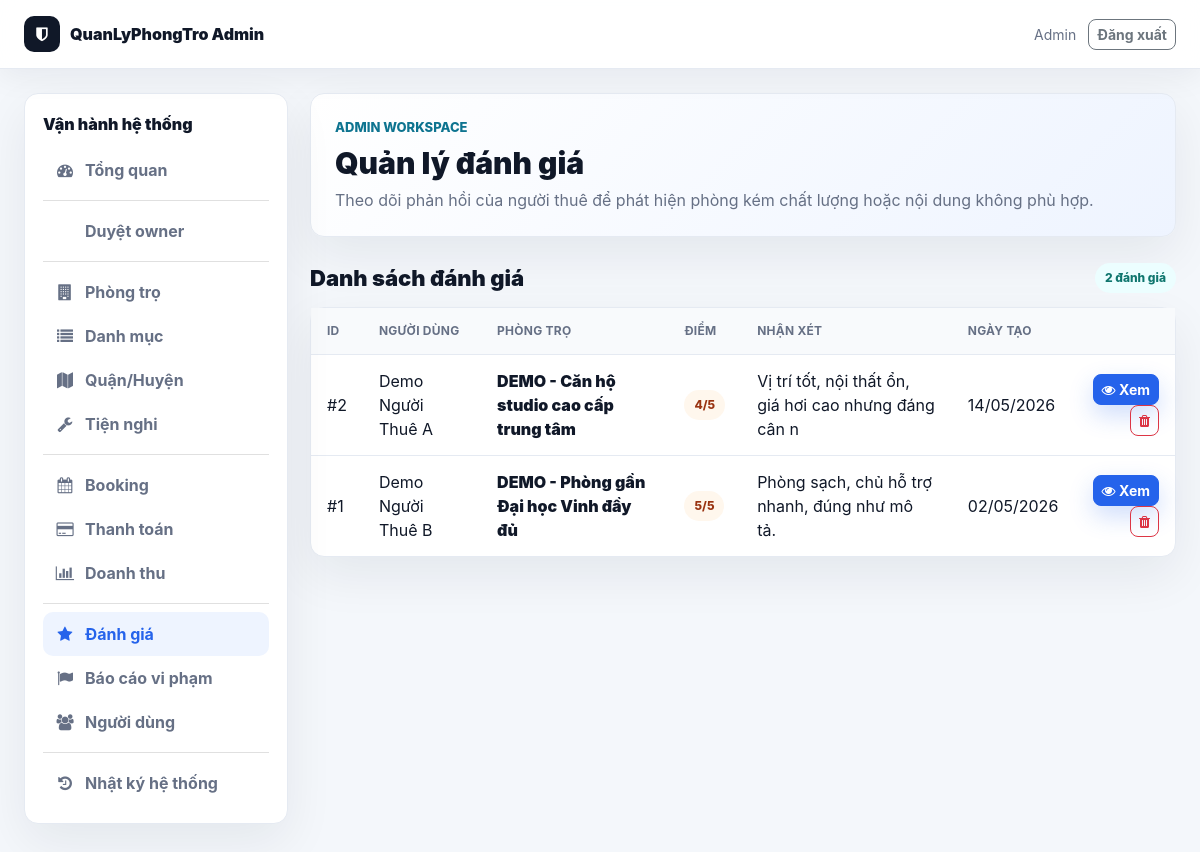
Screenshot of /public/admin/reviews.php (signed in) with the database file from the repository.
### tables this page shows
CREATE TABLE `reviews` (
  `id` int(11) NOT NULL,
  `user_id` int(11) DEFAULT NULL,
  `motel_id` int(11) DEFAULT NULL,
  `rating` int(11) DEFAULT NULL,
  `comment` text DEFAULT NULL,
  `status` varchar(20) NOT NULL DEFAULT 'visible',
  `created_at` timestamp NOT NULL DEFAULT current_timestamp()
);

CREATE TABLE `users` (
  `id` int(11) NOT NULL,
  `name` varchar(100) DEFAULT NULL,
  `email` varchar(150) DEFAULT NULL,
  `password` varchar(255) DEFAULT NULL,
  `reset_token` varchar(64) DEFAULT NULL,
  `reset_expires` datetime DEFAULT NULL,
  `force_password_change` tinyint(1) NOT NULL DEFAULT 0,
  `phone` varchar(20) DEFAULT NULL,
  `avatar` varchar(255) DEFAULT NULL,
  `role` enum('user','owner','admin') DEFAULT 'user',
  `created_at` timestamp NOT NULL DEFAULT current_timestamp(),
  `status` varchar(20) DEFAULT 'pending',
  `owner_verification_status` enum('not_required','pending_verification','submitted','approved','rejected') NOT NULL DEFAULT 'not_required',
  `approved_by` int(11) DEFAULT NULL,
  `approved_at` datetime DEFAULT NULL,
  `rejection_reason` text DEFAULT NULL,
  `address` text DEFAULT NULL,
  `idcard_number` varchar(50) DEFAULT NULL,
  `trust_score` int(11) NOT NULL DEFAULT 0,
  `admin_note` text DEFAULT NULL,
  `verified_at` datetime DEFAULT NULL,
  `verification_submitted_at` datetime DEFAULT NULL,
  `verification_reviewed_by` int(11) DEFAULT NULL,
  `verification_reviewed_at` datetime DEFAULT NULL,
  `verification_rejection_reason` text DEFAULT NULL,
  `id_card_front` varchar(255) DEFAULT NULL,
  `id_card_back` varchar(255) DEFAULT NULL,
  `selfie_image` varchar(255) DEFAULT NULL,
  `bank_name` varchar(100) DEFAULT NULL,
  `bank_account_no` varchar(50) DEFAULT NULL,
  `bank_account_name` varchar(100) DEFAULT NULL,
  `bank_verified_at` datetime DEFAULT NULL,
  `notify_email` tinyint(1) DEFAULT 1,
  `notify_booking` tinyint(1) DEFAULT 1,
  `show_phone` tinyint(1) DEFAULT 1,
  `dark_mode` tinyint(1) DEFAULT 0
);

CREATE TABLE `motels` (
  `id` int(11) NOT NULL,
  `title` varchar(255) NOT NULL,
  `description` text DEFAULT NULL,
  `price` int(11) NOT NULL,
  `deposit_amount` int(11) NOT NULL DEFAULT 0,
  `area` int(11) DEFAULT NULL,
  `address` varchar(255) DEFAULT NULL,
  `province_code` varchar(20) DEFAULT NULL,
  `province_name` varchar(120) DEFAULT NULL,
  `district_code` varchar(20) DEFAULT NULL,
  `district_name` varchar(120) DEFAULT NULL,
  `ward_code` varchar(20) DEFAULT NULL,
  `ward_name` varchar(120) DEFAULT NULL,
  `street_address` varchar(255) DEFAULT NULL,
  `address_api_source` varchar(80) DEFAULT NULL,
  `lat` decimal(10,8) DEFAULT NULL,
  `lng` decimal(11,8) DEFAULT NULL,
  `phone` varchar(20) DEFAULT NULL,
  `user_id` int(11) NOT NULL,
  `category_id` int(11) DEFAULT NULL,
  `district_id` int(11) DEFAULT NULL,
  `status` enum('pending','approved','hidden','rejected') DEFAULT 'pending',
  `room_status` enum('available','reserved','rented','unavailable') NOT NULL DEFAULT 'available',
  `rejection_reason` text DEFAULT NULL,
  `rejected_by` int(11) DEFAULT NULL,
  `rejected_at` datetime DEFAULT NULL,
  `count_view` int(11) DEFAULT 0,
  `created_at` timestamp NOT NULL DEFAULT current_timestamp(),
  `updated_at` timestamp NULL DEFAULT NULL,
  `bedrooms` int(11) DEFAULT 0,
  `bathrooms` int(11) DEFAULT 0,
  `max_people` int(11) DEFAULT NULL,
  `utilities` text DEFAULT NULL,
  `furniture` text DEFAULT NULL,
  `verification_status` varchar(30) NOT NULL DEFAULT 'unverified',
  `health_score` int(11) NOT NULL DEFAULT 0,
  `is_featured` tinyint(1) NOT NULL DEFAULT 0,
  `available_from` date DEFAULT NULL,
  `service_fee` int(11) NOT NULL DEFAULT 0,
  `electricity_unit_price` int(11) NOT NULL DEFAULT 0,
  `water_fee_per_person` int(11) NOT NULL DEFAULT 0,
  `internet_fee` int(11) NOT NULL DEFAULT 0,
  `parking_fee` int(11) NOT NULL DEFAULT 0,
  `other_fee` int(11) NOT NULL DEFAULT 0,
  `service_note` varchar(255) DEFAULT NULL,
  `deposit_months` decimal(3,1) NOT NULL DEFAULT 1.0
);

### public/admin_init.php (called while the page is built, shortened)
<?php
require_once __DIR__ . '/../config/database.php';
require_once __DIR__ . '/../core/Database.php';
require_once __DIR__ . '/../core/Payment.php';
require_once __DIR__ . '/../core/Review.php';
require_once __DIR__ . '/../app/controller/ReviewController.php';
require_once __DIR__ . '/../app/controller/ActivityLogController.php';
$db = new Database($conn);
?>

### app/controller/ReviewController.php (called while the page is built, shortened)
<?php
class ReviewController {
    private $review;
    public function __construct($db, $activityLog = null) {
        $this->review = new Review($db);
    }
    public function listReviews() {
        $page = isset($_GET['page']) ? (int)$_GET['page'] : 1;
        $reviews = $this->review->getAll($page, ITEMS_PER_PAGE);
        $total = $this->review->getTotal();
        $total_pages = ceil($total / ITEMS_PER_PAGE);
        return [
            'reviews' => $reviews,
            'total' => $total,
            'page' => $page,
            'total_pages' => $total_pages
        ];
    }
}
?>

### core/Review.php (called while the page is built, shortened)
<?php
class Review {
    private $db;
    public function __construct($database) {
        $this->db = $database;
    }
    public function getAll($page = 1, $limit = ITEMS_PER_PAGE) {
        $offset = ($page - 1) * $limit;
        $sql = "SELECT r.*, u.name as user_name, u.email, m.title as motel_title
                FROM reviews r
                LEFT JOIN users u ON r.user_id = u.id
                LEFT JOIN motels m ON r.motel_id = m.id
                ORDER BY r.created_at DESC LIMIT $offset, $limit";
        return $this->db->getRows($sql);
    }
    public function getTotal() {
        return $this->db->count('reviews');
    }
}
?>

### core/Database.php (called while the page is built, shortened)
<?php
class Database {
    private $conn;
    public function __construct($connection) {
        $this->conn = $connection;
    }
    public function getRows($sql) {
        $result = $this->conn->query($sql);
        if ($result && $result->num_rows > 0) {
            $rows = [];
            while ($row = $result->fetch_assoc()) {
                $rows[] = $row;
            }
            return $rows;
        }
        return [];
    }
    public function count($table, $where = '') {
        $sql = "SELECT COUNT(*) as count FROM $table";
        $result = $this->conn->query($sql);
        if ($result) {
            $row = $result->fetch_assoc();
            return $row['count'];
        }
        return 0;
    }
}
?>

### public/admin/reviews.php (the view, shortened to what this page needs)
<?php
require_once __DIR__ . '/../admin_init.php';
require_once __DIR__ . '/layout.php';
$activityLog = new ActivityLog($db);
$controller = new ReviewController($db, $activityLog);
$data = $controller->listReviews();
?>
<div class="wb-section-head">
    <h2>Danh sách đánh giá</h2>
    <span class="wb-pill"><?php echo (int)($data['total'] ?? 0); ?> đánh giá</span>
</div>
<div class="wb-table-card">
    <?php if (!empty($data['reviews'])): ?>
        <table class="wb-table">
            <thead>
                <tr>
                    <th>ID</th>
                    <th>Người dùng</th>
                    <th>Phòng trọ</th>
                    <th>Điểm</th>
                    <th>Nhận xét</th>
                    <th>Ngày tạo</th>
                    <th></th>
                </tr>
            </thead>
            <tbody>
                <?php foreach ($data['reviews'] as $review): ?>
                    <tr>
                        <td>#<?php echo (int)$review['id']; ?></td>
                        <td><?php echo admin_e($review['user_name'] ?? 'N/A'); ?></td>
                        <td class="wb-title"><?php echo admin_e(substr((string)($review['motel_title'] ?? 'N/A'), 0, 50)); ?></td>
                        <td><span class="wb-pill warning"><?php echo (int)($review['rating'] ?? 0); ?>/5</span></td>
                        <td><?php echo admin_e(substr((string)($review['comment'] ?? 'N/A'), 0, 70)); ?></td>
                        <td><?php echo !empty($review['created_at']) ? date('d/m/Y', strtotime((string)$review['created_at'])) : ''; ?></td>
                        <td class="text-end">
                            <a href="<?php echo ADMIN_URL . 'review_detail.php?id=' . (int)$review['id']; ?>" class="btn btn-sm btn-primary"><i class="fa fa-eye"></i> Xem</a>
                            <form method="POST" class="d-inline" onsubmit="return confirm('Xóa đánh giá này?');">
                                <button type="submit" class="btn btn-sm btn-outline-danger"><i class="fa fa-trash"></i></button>
                            </form>
                        </td>
                    </tr>
                <?php endforeach; ?>
            </tbody>
        </table>
    <?php else: ?>
        <div class="wb-empty">Chưa có đánh giá nào.</div>
    <?php endif; ?>
</div>

### public/assets/css/modern.css (style rules this page uses)
:root { --app-bg: #f4f7fb; --app-surface: #ffffff; --app-surface-soft: #f8fafc; --app-text: #172033; --app-muted: #667085; --app-border: #e5eaf2; --app-primary: #2563eb; --app-primary-dark: #1e40af; --app-accent: #14b8a6; --app-warning: #f59e0b; --app-danger: #dc2626; --app-success: #16a34a; --app-shadow: 0 14px 40px rgba(15, 23, 42, 0.08); --app-radius: 8px; }
body { background: var(--app-bg) !important; color: var(--app-text); font-family: "Inter", "Segoe UI", Arial, sans-serif !important; }
*, *::before, *::after { box-sizing: border-box; }
.btn, button, .btn-primary, .btn-view, .btn-search, .btn-cta { border-radius: var(--app-radius) !important; font-weight: 700; }
.btn-primary, .btn-view, .btn-search { background: var(--app-primary) !important; border-color: var(--app-primary) !important; box-shadow: 0 10px 24px rgba(37, 99, 235, 0.22); }

### public/assets/css/workbench.css (style rules this page uses)
:root { --wb-bg: #f4f7fb; --wb-surface: #ffffff; --wb-soft: #f8fafc; --wb-text: #101828; --wb-muted: #667085; --wb-border: #e5eaf2; --wb-primary: #2563eb; --wb-primary-dark: #1e40af; --wb-accent: #0e7490; --wb-success: #16a34a; --wb-warning: #f59e0b; --wb-danger: #dc2626; --wb-shadow: 0 18px 50px rgba(15, 23, 42, .07); }
body.workbench { min-height: 100vh; margin: 0; background: var(--wb-bg) !important; color: var(--wb-text); font-family: "Inter", "Segoe UI", Arial, sans-serif; }
.wb-sidebar, .wb-hero, .wb-card, .wb-table-card, .wb-list-card { background: var(--wb-surface); border: 1px solid var(--wb-border); border-radius: 14px; box-shadow: var(--wb-shadow); }
.wb-section-head { margin: 26px 0 14px; display: flex; align-items: center; justify-content: space-between; gap: 12px; }
.wb-section-head h2 { margin: 0; font-size: 22px; font-weight: 950; }
.wb-pill { display: inline-flex; align-items: center; gap: 6px; padding: 6px 10px; border-radius: 999px; background: #ecfeff; color: #0f766e; font-size: 12px; font-weight: 850; }
.wb-pill.warning { background: #fff7ed; color: #9a3412; }
.wb-table { width: 100%; margin: 0; }
.wb-table th, .wb-table td { padding: 14px 16px; border-bottom: 1px solid var(--wb-border); vertical-align: middle; }
.wb-table th { color: var(--wb-muted); background: var(--wb-soft); font-size: 12px; text-transform: uppercase; letter-spacing: .02em; }
.wb-table tr:last-child td { border-bottom: 0; }
.wb-title { color: var(--wb-text); font-weight: 900; }

### rows the page displays
reviews: id "2", user.name "Demo Người Thuê A", motel.title "DEMO - Căn hộ studio cao cấp trung tâm", rating "4", comment "Vị trí tốt, nội thất ổn, giá hơi cao nhưng đáng cân n", created_at "14/05/2026"
reviews: id "1", user.name "Demo Người Thuê B", motel.title "DEMO - Phòng gần Đại học Vinh đầy đủ", rating "5", comment "Phòng sạch, chủ hỗ trợ nhanh, đúng như mô tả.", created_at "02/05/2026"

### other values shown
admin_e(admin_current_name()) "Admin"
admin_e($item['label']) "Tổng quan"
admin_e($item['label']) "Duyệt owner"
admin_e($item['label']) "Phòng trọ"
admin_e($item['label']) "Danh mục"
admin_e($item['label']) "Quận/Huyện"
admin_e($item['label']) "Tiện nghi"
admin_e($item['label']) "Booking"
admin_e($item['label']) "Thanh toán"
admin_e($item['label']) "Doanh thu"
admin_e($item['label']) "Đánh giá"
admin_e($item['label']) "Báo cáo vi phạm"
admin_e($item['label']) "Người dùng"
admin_e($item['label']) "Nhật ký hệ thống"
admin_e($title) "Quản lý đánh giá"
